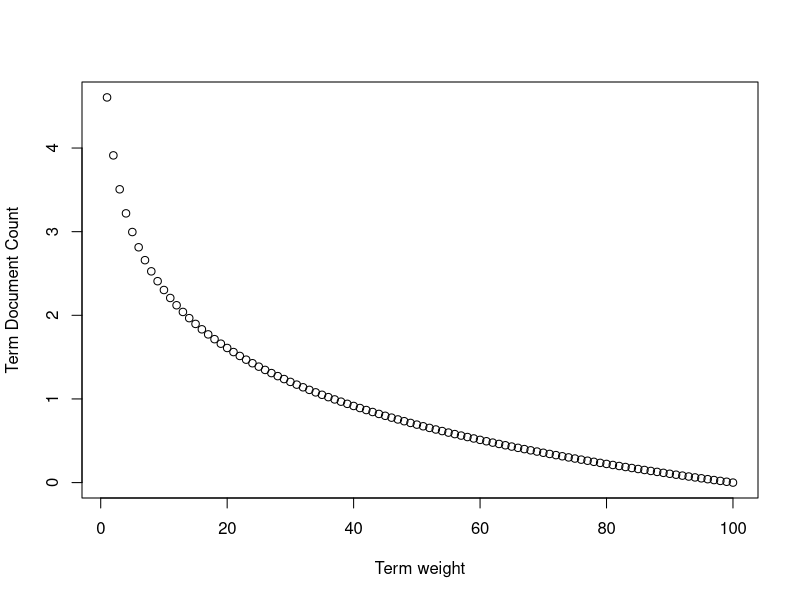
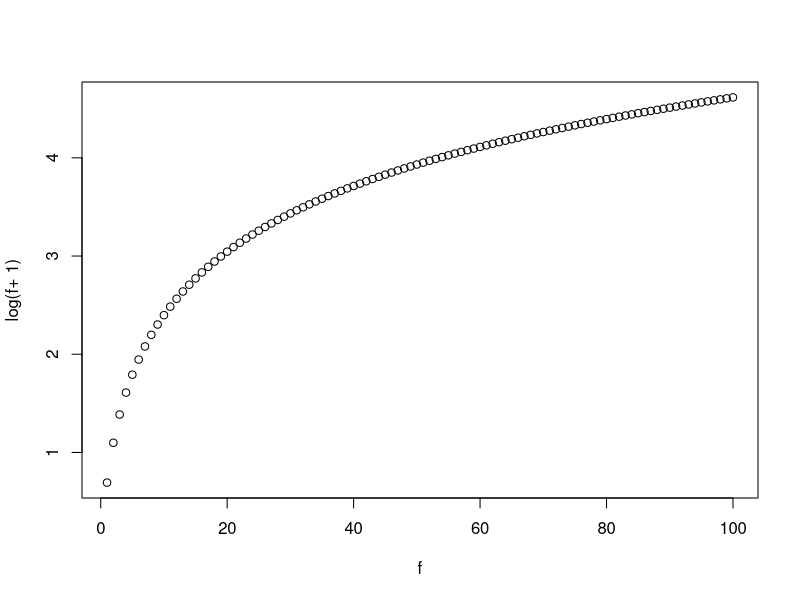

The R source for these figures, in order:
## ---- chunk 1
plot(1:100, log(100/(1:100)), xlab="Term weight", ylab="Term Document Count")
## ---- chunk 2
plot(1:100, log(1:100 + 1), xlab="f", ylab="log(f+ 1)")
